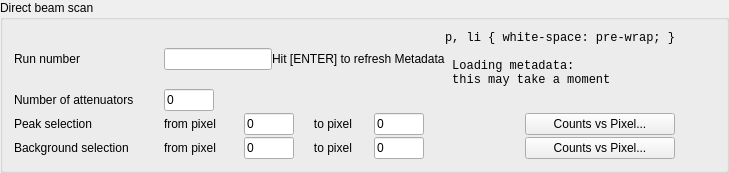
                <widget class="QGroupBox" name="groupBox">
                 <property name="sizePolicy">
                  <sizepolicy hsizetype="Preferred" vsizetype="Preferred">
                   <horstretch>0</horstretch>
                   <verstretch>0</verstretch>
                  </sizepolicy>
                 </property>
                 <property name="title">
                  <string>Direct beam scan</string>
                 </property>
                 <layout class="QVBoxLayout" name="verticalLayout">
                  <property name="spacing">
                   <number>2</number>
                  </property>
                  <item>
                   <layout class="QHBoxLayout" name="horizontalLayout">
                    <property name="spacing">
                     <number>0</number>
                    </property>
                    <item>
                     <widget class="QLabel" name="label">
                      <property name="minimumSize">
                       <size>
                        <width>150</width>
                        <height>0</height>
                       </size>
                      </property>
                      <property name="maximumSize">
                       <size>
                        <width>100</width>
                        <height>16777215</height>
                       </size>
                      </property>
                      <property name="text">
                       <string>Run number</string>
                      </property>
                     </widget>
                    </item>
                    <item>
                     <widget class="QLineEdit" name="data_run_number_edit">
                      <property name="maximumSize">
                       <size>
                        <width>200</width>
                        <height>16777215</height>
                       </size>
                      </property>
                     </widget>
                    </item>
                    <item>
                     <widget class="QLabel" name="label_3">
                      <property name="text">
                       <string>Hit [ENTER] to refresh Metadata</string>
                      </property>
                     </widget>
                    </item>
                    <item>
                     <widget class="QLabel" name="data_run_number_processing">
                      <property name="font">
                       <font>
                        <family>Lucida Console</family>
                       </font>
                      </property>
                      <property name="text">
                       <string>&lt;!DOCTYPE HTML PUBLIC &quot;-//W3C//DTD HTML 4.0//EN&quot; &quot;http://www.w3.org/TR/REC-html40/strict.dtd&quot;&gt;
&lt;html&gt;&lt;head&gt;&lt;meta name=&quot;qrichtext&quot; content=&quot;1&quot; /&gt;&lt;style type=&quot;text/css&quot;&gt;
p, li { white-space: pre-wrap; }
&lt;/style&gt;&lt;/head&gt;&lt;body style=&quot; font-family:'Lucida Console'; font-size:13pt; font-weight:400; font-style:normal;&quot;&gt;
&lt;p style=&quot; margin-top:0px; margin-bottom:0px; margin-left:0px; margin-right:0px; -qt-block-indent:0; text-indent:0px;&quot;&gt;&lt;span style=&quot; font-family:'Ubuntu'; font-size:11pt; font-weight:600; color:#aa557f;&quot;&gt;Loading metadata:&lt;/span&gt;&lt;/p&gt;
&lt;p style=&quot; margin-top:0px; margin-bottom:0px; margin-left:0px; margin-right:0px; -qt-block-indent:0; text-indent:0px;&quot;&gt;&lt;span style=&quot; font-family:'Ubuntu'; font-size:11pt; font-weight:600; color:#aa557f;&quot;&gt;this may take a moment&lt;/span&gt;&lt;/p&gt;&lt;/body&gt;&lt;/html&gt;</string>
                      </property>
                     </widget>
                    </item>
                    <item>
                     <spacer name="horizontalSpacer_10">
                      <property name="orientation">
                       <enum>Qt::Horizontal</enum>
                      </property>
                      <property name="sizeHint" stdset="0">
                       <size>
                        <width>40</width>
                        <height>20</height>
                       </size>
                      </property>
                     </spacer>
                    </item>
                   </layout>
                  </item>
                  <item>
                   <layout class="QHBoxLayout" name="horizontalLayout_4">
                    <property name="spacing">
                     <number>0</number>
                    </property>
                    <item>
                     <widget class="QLabel" name="label_5">
                      <property name="minimumSize">
                       <size>
                        <width>150</width>
                        <height>0</height>
                       </size>
                      </property>
                      <property name="maximumSize">
                       <size>
                        <width>150</width>
                        <height>16777215</height>
                       </size>
                      </property>
                      <property name="sizeIncrement">
                       <size>
                        <width>150</width>
                        <height>0</height>
                       </size>
                      </property>
                      <property name="text">
                       <string>Number of attenuators</string>
                      </property>
                     </widget>
                    </item>
                    <item>
                     <widget class="QLineEdit" name="number_of_attenuator">
                      <property name="sizePolicy">
                       <sizepolicy hsizetype="Fixed" vsizetype="Fixed">
                        <horstretch>0</horstretch>
                        <verstretch>0</verstretch>
                       </sizepolicy>
                      </property>
                      <property name="minimumSize">
                       <size>
                        <width>50</width>
                        <height>0</height>
                       </size>
                      </property>
                      <property name="maximumSize">
                       <size>
                        <width>50</width>
                        <height>16777215</height>
                       </size>
                      </property>
                      <property name="text">
                       <string>0</string>
                      </property>
                     </widget>
                    </item>
                    <item>
                     <spacer name="horizontalSpacer_6">
                      <property name="orientation">
                       <enum>Qt::Horizontal</enum>
                      </property>
                      <property name="sizeHint" stdset="0">
                       <size>
                        <width>40</width>
                        <height>20</height>
                       </size>
                      </property>
                     </spacer>
                    </item>
                   </layout>
                  </item>
                  <item>
                   <layout class="QHBoxLayout" name="horizontalLayout_3">
                    <property name="spacing">
                     <number>0</number>
                    </property>
                    <item>
                     <widget class="QLabel" name="label_2">
                      <property name="minimumSize">
                       <size>
                        <width>150</width>
                        <height>0</height>
                       </size>
                      </property>
                      <property name="maximumSize">
                       <size>
                        <width>150</width>
                        <height>16777215</height>
                       </size>
                      </property>
                      <property name="text">
                       <string>Peak selection</string>
                      </property>
                      <property name="indent">
                       <number>0</number>
                      </property>
                     </widget>
                    </item>
                    <item>
                     <widget class="QLabel" name="data_peak_from_pixel_label">
                      <property name="sizePolicy">
                       <sizepolicy hsizetype="Fixed" vsizetype="Preferred">
                        <horstretch>0</horstretch>
                        <verstretch>0</verstretch>
                       </sizepolicy>
                      </property>
                      <property name="minimumSize">
                       <size>
                        <width>80</width>
                        <height>0</height>
                       </size>
                      </property>
                      <property name="maximumSize">
                       <size>
                        <width>80</width>
                        <height>16777215</height>
                       </size>
                      </property>
                      <property name="text">
                       <string>from pixel</string>
                      </property>
                      <property name="indent">
                       <number>0</number>
                      </property>
                     </widget>
                    </item>
                    <item>
                     <widget class="QLineEdit" name="data_peak_from_pixel">
                      <property name="sizePolicy">
                       <sizepolicy hsizetype="Fixed" vsizetype="Fixed">
                        <horstretch>0</horstretch>
                        <verstretch>0</verstretch>
                       </sizepolicy>
                      </property>
                      <property name="minimumSize">
                       <size>
                        <width>50</width>
                        <height>0</height>
                       </size>
                      </property>
                      <property name="maximumSize">
                       <size>
                        <width>50</width>
                        <height>16777215</height>
                       </size>
                      </property>
                      <property name="text">
                       <string>0</string>
                      </property>
                     </widget>
                    </item>
                    <item>
                     <widget class="QLabel" name="data_peak_to_pixel_label">
                      <property name="sizePolicy">
                       <sizepolicy hsizetype="Fixed" vsizetype="Preferred">
                        <horstretch>0</horstretch>
                        <verstretch>0</verstretch>
                       </sizepolicy>
                      </property>
                      <property name="minimumSize">
                       <size>
                        <width>80</width>
                        <height>0</height>
                       </size>
                      </property>
                      <property name="maximumSize">
                       <size>
                        <width>80</width>
                        <height>16777215</height>
                       </size>
                      </property>
                      <property name="text">
                       <string>      to pixel  </string>
                      </property>
                     </widget>
                    </item>
                    <item>
                     <widget class="QLineEdit" name="data_peak_to_pixel">
                      <property name="sizePolicy">
                       <sizepolicy hsizetype="Fixed" vsizetype="Fixed">
                        <horstretch>0</horstretch>
                        <verstretch>0</verstretch>
                       </sizepolicy>
                      </property>
                      <property name="minimumSize">
                       <size>
                        <width>50</width>
                        <height>0</height>
                       </size>
                      </property>
                      <property name="maximumSize">
                       <size>
                        <width>50</width>
                        <height>16777215</height>
                       </size>
                      </property>
                      <property name="text">
                       <string>0</string>
                      </property>
                     </widget>
                    </item>
                    <item>
                     <spacer name="horizontalSpacer_8">
                      <property name="orientation">
                       <enum>Qt::Horizontal</enum>
                      </property>
                      <property name="sizeType">
                       <enum>QSizePolicy::Expanding</enum>
                      </property>
                      <property name="sizeHint" stdset="0">
                       <size>
                        <width>40</width>
                        <height>20</height>
                       </size>
                      </property>
                     </spacer>
                    </item>
                    <item>
                     <widget class="QPushButton" name="plot_count_vs_y_btn">
                      <property name="minimumSize">
                       <size>
                        <width>150</width>
                        <height>0</height>
                       </size>
                      </property>
                      <property name="maximumSize">
                       <size>
                        <width>150</width>
                        <height>16777215</height>
                       </size>
                      </property>
                      <property name="toolTip">
                       <string>Plot detector counts versus Y pixel</string>
                      </property>
                      <property name="text">
                       <string>Counts vs Pixel...</string>
                      </property>
                     </widget>
                    </item>
                    <item>
                     <spacer name="horizontalSpacer_3">
                      <property name="orientation">
                       <enum>Qt::Horizontal</enum>
                      </property>
                      <property name="sizeType">
                       <enum>QSizePolicy::Fixed</enum>
                      </property>
                      <property name="sizeHint" stdset="0">
                       <size>
                        <width>40</width>
                        <height>20</height>
                       </size>
                      </property>
                     </spacer>
                    </item>
                   </layout>
                  </item>
                  <item>
                   <layout class="QHBoxLayout" name="horizontalLayout_8">
                    <property name="spacing">
                     <number>0</number>
                    </property>
                    <item>
                     <widget class="QLabel" name="label_14">
                      <property name="minimumSize">
                       <size>
                        <width>150</width>
                        <height>0</height>
                       </size>
                      </property>
                      <property name="maximumSize">
                       <size>
                        <width>150</width>
                        <height>16777215</height>
                       </size>
                      </property>
                      <property name="text">
                       <string>Background selection</string>
                      </property>
                      <property name="indent">
                       <number>0</number>
                      </property>
                     </widget>
                    </item>
                    <item>
                     <widget class="QLabel" name="data_background_from_pixel_label">
                      <property name="enabled">
                       <bool>true</bool>
                      </property>
                      <property name="sizePolicy">
                       <sizepolicy hsizetype="Fixed" vsizetype="Preferred">
                        <horstretch>0</horstretch>
                        <verstretch>0</verstretch>
                       </sizepolicy>
                      </property>
                      <property name="minimumSize">
                       <size>
                        <width>80</width>
                        <height>0</height>
                       </size>
                      </property>
                      <property name="maximumSize">
                       <size>
                        <width>80</width>
                        <height>16777215</height>
                       </size>
                      </property>
                      <property name="text">
                       <string>from pixel</string>
                      </property>
                      <property name="indent">
                       <number>0</number>
                      </property>
                     </widget>
                    </item>
                    <item>
                     <widget class="QLineEdit" name="data_background_from_pixel">
                      <property name="enabled">
                       <bool>true</bool>
                      </property>
                      <property name="sizePolicy">
                       <sizepolicy hsizetype="Fixed" vsizetype="Fixed">
                        <horstretch>0</horstretch>
                        <verstretch>0</verstretch>
                       </sizepolicy>
                      </property>
                      <property name="minimumSize">
                       <size>
                        <width>50</width>
                        <height>0</height>
                       </size>
                      </property>
                      <property name="maximumSize">
                       <size>
                        <width>50</width>
                        <height>16777215</height>
                       </size>
                      </property>
                      <property name="baseSize">
                       <size>
                        <width>0</width>
                        <height>0</height>
                       </size>
                      </property>
                      <property name="text">
                       <string>0</string>
                      </property>
                     </widget>
                    </item>
                    <item>
                     <widget class="QLabel" name="data_background_to_pixel_label">
                      <property name="enabled">
                       <bool>true</bool>
                      </property>
                      <property name="sizePolicy">
                       <sizepolicy hsizetype="Fixed" vsizetype="Preferred">
                        <horstretch>0</horstretch>
                        <verstretch>0</verstretch>
                       </sizepolicy>
                      </property>
                      <property name="minimumSize">
                       <size>
                        <width>80</width>
                        <height>0</height>
                       </size>
                      </property>
                      <property name="maximumSize">
                       <size>
                        <width>80</width>
                        <height>16777215</height>
                       </size>
                      </property>
                      <property name="text">
                       <string>      to pixel  </string>
                      </property>
                     </widget>
                    </item>
                    <item>
                     <widget class="QLineEdit" name="data_background_to_pixel">
                      <property name="enabled">
                       <bool>true</bool>
                      </property>
                      <property name="sizePolicy">
                       <sizepolicy hsizetype="Fixed" vsizetype="Fixed">
                        <horstretch>0</horstretch>
                        <verstretch>0</verstretch>
                       </sizepolicy>
                      </property>
                      <property name="minimumSize">
                       <size>
                        <width>50</width>
                        <height>0</height>
                       </size>
                      </property>
                      <property name="maximumSize">
                       <size>
                        <width>50</width>
                        <height>16777215</height>
                       </size>
                      </property>
                      <property name="text">
                       <string>0</string>
                      </property>
                     </widget>
                    </item>
                    <item>
                     <spacer name="horizontalSpacer_2">
                      <property name="orientation">
                       <enum>Qt::Horizontal</enum>
                      </property>
                      <property name="sizeType">
                       <enum>QSizePolicy::Expanding</enum>
                      </property>
                      <property name="sizeHint" stdset="0">
                       <size>
                        <width>40</width>
                        <height>20</height>
                       </size>
                      </property>
                     </spacer>
                    </item>
                    <item>
                     <widget class="QPushButton" name="plot_count_vs_y_bck_btn">
                      <property name="minimumSize">
                       <size>
                        <width>150</width>
                        <height>0</height>
                       </size>
                      </property>
                      <property name="maximumSize">
                       <size>
                        <width>150</width>
                        <height>16777215</height>
                       </size>
                      </property>
                      <property name="text">
                       <string>Counts vs Pixel...</string>
                      </property>
                     </widget>
                    </item>
                    <item>
                     <spacer name="horizontalSpacer_13">
                      <property name="orientation">
                       <enum>Qt::Horizontal</enum>
                      </property>
                      <property name="sizeType">
                       <enum>QSizePolicy::Fixed</enum>
                      </property>
                      <property name="sizeHint" stdset="0">
                       <size>
                        <width>40</width>
                        <height>20</height>
                       </size>
                      </property>
                     </spacer>
                    </item>
                   </layout>
                  </item>
                 </layout>
                </widget>
